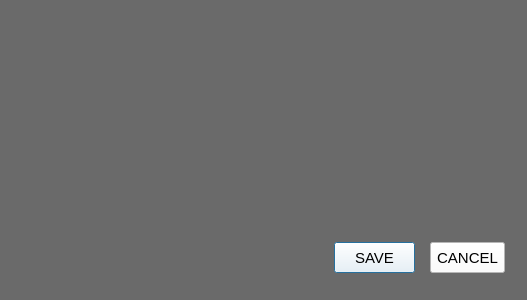
<?xml version="1.0" encoding="UTF-8"?>
<ui version="4.0">
 <class>UpdateWindow</class>
 <widget class="QDialog" name="UpdateWindow">
  <property name="geometry">
   <rect>
    <x>0</x>
    <y>0</y>
    <width>527</width>
    <height>300</height>
   </rect>
  </property>
  <property name="windowTitle">
   <string>Dialog</string>
  </property>
  <property name="styleSheet">
   <string notr="true">background-color:rgb(106, 106, 106)
</string>
  </property>
  <widget class="QPushButton" name="pushButton">
   <property name="geometry">
    <rect>
     <x>334</x>
     <y>242</y>
     <width>81</width>
     <height>31</height>
    </rect>
   </property>
   <property name="font">
    <font>
     <family>MS Shell Dlg 2</family>
     <pointsize>11</pointsize>
     <weight>9</weight>
     <italic>false</italic>
     <bold>false</bold>
    </font>
   </property>
   <property name="styleSheet">
    <string notr="true">font: 75 11pt &quot;MS Shell Dlg 2&quot;;
background-color: rgb(255, 255, 255);</string>
   </property>
   <property name="text">
    <string>SAVE</string>
   </property>
  </widget>
  <widget class="QPushButton" name="pushButton_2">
   <property name="geometry">
    <rect>
     <x>430</x>
     <y>242</y>
     <width>75</width>
     <height>31</height>
    </rect>
   </property>
   <property name="font">
    <font>
     <family>MS Shell Dlg 2</family>
     <pointsize>11</pointsize>
     <weight>9</weight>
     <italic>false</italic>
     <bold>false</bold>
    </font>
   </property>
   <property name="styleSheet">
    <string notr="true">font: 75 11pt &quot;MS Shell Dlg 2&quot;;
background-color: rgb(255, 255, 255);</string>
   </property>
   <property name="text">
    <string>CANCEL</string>
   </property>
  </widget>
 </widget>
 <resources/>
 <connections/>
</ui>
